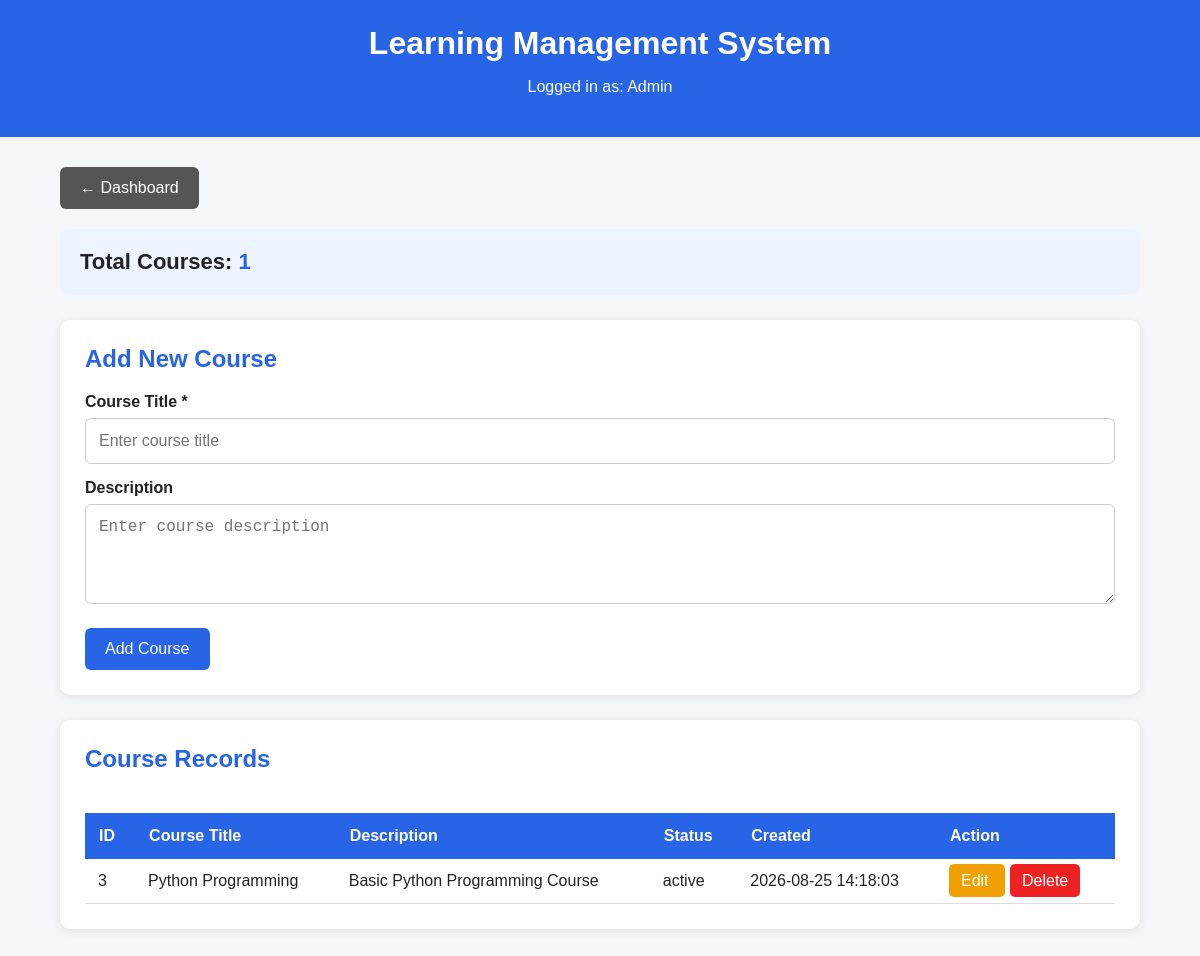
Screenshot of /courses.php (signed in) with the database file from the repository.
### tables this page shows
CREATE TABLE `courses` (
  `id` int(11) NOT NULL,
  `title` varchar(200) NOT NULL,
  `description` text DEFAULT NULL,
  `instructor_id` int(11) DEFAULT NULL,
  `thumbnail` varchar(255) DEFAULT NULL,
  `status` enum('active','inactive') DEFAULT 'active',
  `created_at` timestamp NOT NULL DEFAULT current_timestamp()
);

### courses.php (the view, shortened to what this page needs)
<?php
require_once "config/database.php";
$edit_course = null;
$count_result = $conn->query(
    "SELECT COUNT(*) AS total FROM courses"
);
$count_row = $count_result->fetch_assoc();
$total_courses = $count_row['total'];
$courses_result = $conn->query(
    "SELECT * FROM courses ORDER BY id DESC"
);
?>
<!DOCTYPE html>
<html lang="en">
<head>
</head>
<body>
<div class="header">
    <h1>Learning Management System</h1>
    <p>
        Logged in as:
        <?php echo htmlspecialchars($_SESSION['name'] ?? 'User'); ?>
    </p>
</div>
<div class="container">
    <a href="dashboard.php" class="back-button">
        ← Dashboard
    </a>
    <div class="count-box">
        Total Courses:
        <span class="count-number">
            <?php echo $total_courses; ?>
        </span>
    </div>
    <?php if ($edit_course): ?>
        <div class="card">
            <h2>Edit Course</h2>
            <form method="POST">
                <input
                    type="hidden"
                    name="id"
                    value="<?php echo $edit_course['id']; ?>"
                >
                <label>Course Title *</label>
                <input
                    type="text"
                    name="title"
                    value="<?php echo htmlspecialchars($edit_course['title']); ?>"
                    required
                >
                <label>Description</label>
                <textarea
                    name="description"
                ><?php echo htmlspecialchars($edit_course['description'] ?? ''); ?></textarea>
                <button type="submit" name="update_course">
                    Update Course
                </button>
                <a href="courses.php" class="cancel-btn">
                    Cancel
                </a>
            </form>
        </div>
    <?php else: ?>
        <div class="card">
            <h2>Add New Course</h2>
            <form method="POST">
                <label>Course Title *</label>
                <input
                    type="text"
                    name="title"
                    placeholder="Enter course title"
                    required
                >
                <label>Description</label>
                <textarea
                    name="description"
                    placeholder="Enter course description"
                ></textarea>
                <button type="submit" name="add_course">
                    Add Course
                </button>
            </form>
        </div>
    <?php endif; ?>
    <div class="card">
        <h2>Course Records</h2>
        <?php if ($courses_result->num_rows > 0): ?>
            <div style="overflow-x:auto;">
                <table>
                    <thead>
                        <tr>
                            <th>ID</th>
                            <th>Course Title</th>
                            <th>Description</th>
                            <th>Status</th>
                            <th>Created</th>
                            <th>Action</th>
                        </tr>
                    </thead>
                    <tbody>
                    <?php while ($course = $courses_result->fetch_assoc()): ?>
                        <tr>
                            <td>
                                <?php echo $course['id']; ?>
                            </td>
                            <td>
                                <?php
                                echo htmlspecialchars(
                                    $course['title']
                                );
                                ?>
                            </td>
                            <td>
                                <?php
                                echo htmlspecialchars(
                                    $course['description'] ?? ''
                                );
                                ?>
                            </td>
                            <td>
                                <?php
                                echo htmlspecialchars(
                                    $course['status'] ?? ''
                                );
                                ?>
                            </td>
                            <td>
                                <?php
                                echo htmlspecialchars(
                                    $course['created_at']
                                );
                                ?>
                            </td>
                            <td>
                                <a
                                    href="courses.php?edit=<?php echo $course['id']; ?>"
                                    class="edit-btn"
                                >
                                    Edit
                                </a>
                                <a
                                    href="courses.php?delete=<?php echo $course['id']; ?>"
                                    class="delete-btn"
                                    onclick="return confirm('Are you sure you want to delete this course?');"
                                >
                                    Delete
                                </a>
                            </td>
                        </tr>
                    <?php endwhile; ?>
                    </tbody>
                </table>
            </div>
        <?php else: ?>
            <p>No courses found.</p>
        <?php endif; ?>
    </div>
</div>
</body>
</html>

### courses.php (style rules this page uses)
* { box-sizing: border-box; }
body { margin: 0; font-family: Arial, sans-serif; background: #f4f6f9; color: #222; }
.header { background: #2864e6; color: white; padding: 25px; text-align: center; }
.header h1 { margin: 0 0 10px 0; }
.container { width: 90%; max-width: 1100px; margin: 30px auto; }
.back-button { display: inline-block; background: #555; color: white; padding: 12px 20px; text-decoration: none; border-radius: 6px; margin-bottom: 20px; }
.count-box { background: #eef4ff; padding: 20px; border-radius: 8px; margin-bottom: 25px; font-size: 22px; font-weight: bold; }
.count-number { color: #2864e6; }
.card { background: white; padding: 25px; border-radius: 10px; margin-bottom: 25px; box-shadow: 0 2px 10px rgba(0,0,0,0.08); }
.card h2 { color: #2864e6; margin-top: 0; }
label { display: block; margin-top: 15px; margin-bottom: 7px; font-weight: bold; }
input, textarea { width: 100%; padding: 13px; border: 1px solid #ccc; border-radius: 6px; font-size: 16px; }
textarea { min-height: 100px; resize: vertical; }
button { background: #2864e6; color: white; border: none; padding: 12px 20px; border-radius: 6px; cursor: pointer; font-size: 16px; margin-top: 20px; }
table { width: 100%; border-collapse: collapse; margin-top: 20px; }
th { background: #2864e6; color: white; padding: 14px; text-align: left; }
td { padding: 13px; border-bottom: 1px solid #ddd; }
.edit-btn { background: #f0a000; color: white; padding: 8px 12px; text-decoration: none; border-radius: 5px; }
.delete-btn { background: #e22; color: white; padding: 8px 12px; text-decoration: none; border-radius: 5px; margin-left: 5px; }

### rows the page displays
courses: id "3", title "Python Programming", description "Basic Python Programming Course", status "active", created_at "2026-08-25 14:18:03"

### other values shown
$_SESSION['name'] "Admin"
$total_courses "1"
